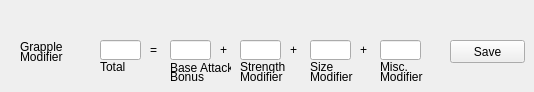
      <widget class="QWidget" name="tab_8">
       <attribute name="title">
        <string>Grapple Modifier</string>
       </attribute>
       <widget class="QPushButton" name="saveGrappleModifier">
        <property name="geometry">
         <rect>
          <x>450</x>
          <y>40</y>
          <width>75</width>
          <height>23</height>
         </rect>
        </property>
        <property name="text">
         <string>Save</string>
        </property>
       </widget>
       <widget class="QLineEdit" name="grappleModifierTotal">
        <property name="geometry">
         <rect>
          <x>100</x>
          <y>40</y>
          <width>41</width>
          <height>20</height>
         </rect>
        </property>
        <property name="readOnly">
         <bool>true</bool>
        </property>
       </widget>
       <widget class="QLineEdit" name="grappleModifierBaseAttackBonus">
        <property name="geometry">
         <rect>
          <x>170</x>
          <y>40</y>
          <width>41</width>
          <height>20</height>
         </rect>
        </property>
       </widget>
       <widget class="QLineEdit" name="grappleModifierStrengthModifier">
        <property name="geometry">
         <rect>
          <x>240</x>
          <y>40</y>
          <width>41</width>
          <height>20</height>
         </rect>
        </property>
       </widget>
       <widget class="QLineEdit" name="grappleModifierSizeModifier">
        <property name="geometry">
         <rect>
          <x>310</x>
          <y>40</y>
          <width>41</width>
          <height>20</height>
         </rect>
        </property>
       </widget>
       <widget class="QLineEdit" name="grappleModifierMiscModifier">
        <property name="geometry">
         <rect>
          <x>380</x>
          <y>40</y>
          <width>41</width>
          <height>20</height>
         </rect>
        </property>
       </widget>
       <widget class="QLabel" name="label_141">
        <property name="geometry">
         <rect>
          <x>20</x>
          <y>40</y>
          <width>47</width>
          <height>13</height>
         </rect>
        </property>
        <property name="text">
         <string>Grapple</string>
        </property>
       </widget>
       <widget class="QLabel" name="label_142">
        <property name="geometry">
         <rect>
          <x>20</x>
          <y>50</y>
          <width>47</width>
          <height>13</height>
         </rect>
        </property>
        <property name="text">
         <string>Modifier</string>
        </property>
       </widget>
       <widget class="QLabel" name="label_143">
        <property name="geometry">
         <rect>
          <x>100</x>
          <y>60</y>
          <width>47</width>
          <height>13</height>
         </rect>
        </property>
        <property name="text">
         <string>Total</string>
        </property>
       </widget>
       <widget class="QLabel" name="label_144">
        <property name="geometry">
         <rect>
          <x>170</x>
          <y>60</y>
          <width>61</width>
          <height>16</height>
         </rect>
        </property>
        <property name="text">
         <string>Base Attack</string>
        </property>
       </widget>
       <widget class="QLabel" name="label_145">
        <property name="geometry">
         <rect>
          <x>240</x>
          <y>60</y>
          <width>47</width>
          <height>13</height>
         </rect>
        </property>
        <property name="text">
         <string>Strength</string>
        </property>
       </widget>
       <widget class="QLabel" name="label_146">
        <property name="geometry">
         <rect>
          <x>310</x>
          <y>60</y>
          <width>47</width>
          <height>13</height>
         </rect>
        </property>
        <property name="text">
         <string>Size</string>
        </property>
       </widget>
       <widget class="QLabel" name="label_147">
        <property name="geometry">
         <rect>
          <x>380</x>
          <y>60</y>
          <width>47</width>
          <height>13</height>
         </rect>
        </property>
        <property name="text">
         <string>Misc.</string>
        </property>
       </widget>
       <widget class="QLabel" name="label_148">
        <property name="geometry">
         <rect>
          <x>380</x>
          <y>70</y>
          <width>47</width>
          <height>13</height>
         </rect>
        </property>
        <property name="text">
         <string>Modifier</string>
        </property>
       </widget>
       <widget class="QLabel" name="label_149">
        <property name="geometry">
         <rect>
          <x>310</x>
          <y>70</y>
          <width>47</width>
          <height>13</height>
         </rect>
        </property>
        <property name="text">
         <string>Modifier</string>
        </property>
       </widget>
       <widget class="QLabel" name="label_150">
        <property name="geometry">
         <rect>
          <x>240</x>
          <y>70</y>
          <width>47</width>
          <height>13</height>
         </rect>
        </property>
        <property name="text">
         <string>Modifier</string>
        </property>
       </widget>
       <widget class="QLabel" name="label_151">
        <property name="geometry">
         <rect>
          <x>170</x>
          <y>70</y>
          <width>47</width>
          <height>13</height>
         </rect>
        </property>
        <property name="text">
         <string>Bonus</string>
        </property>
       </widget>
       <widget class="QLabel" name="label_152">
        <property name="geometry">
         <rect>
          <x>150</x>
          <y>40</y>
          <width>16</width>
          <height>20</height>
         </rect>
        </property>
        <property name="text">
         <string>=</string>
        </property>
       </widget>
       <widget class="QLabel" name="label_153">
        <property name="geometry">
         <rect>
          <x>220</x>
          <y>40</y>
          <width>16</width>
          <height>20</height>
         </rect>
        </property>
        <property name="text">
         <string>+</string>
        </property>
       </widget>
       <widget class="QLabel" name="label_154">
        <property name="geometry">
         <rect>
          <x>290</x>
          <y>40</y>
          <width>16</width>
          <height>20</height>
         </rect>
        </property>
        <property name="text">
         <string>+</string>
        </property>
       </widget>
       <widget class="QLabel" name="label_155">
        <property name="geometry">
         <rect>
          <x>360</x>
          <y>40</y>
          <width>16</width>
          <height>20</height>
         </rect>
        </property>
        <property name="text">
         <string>+</string>
        </property>
       </widget>
      </widget>
